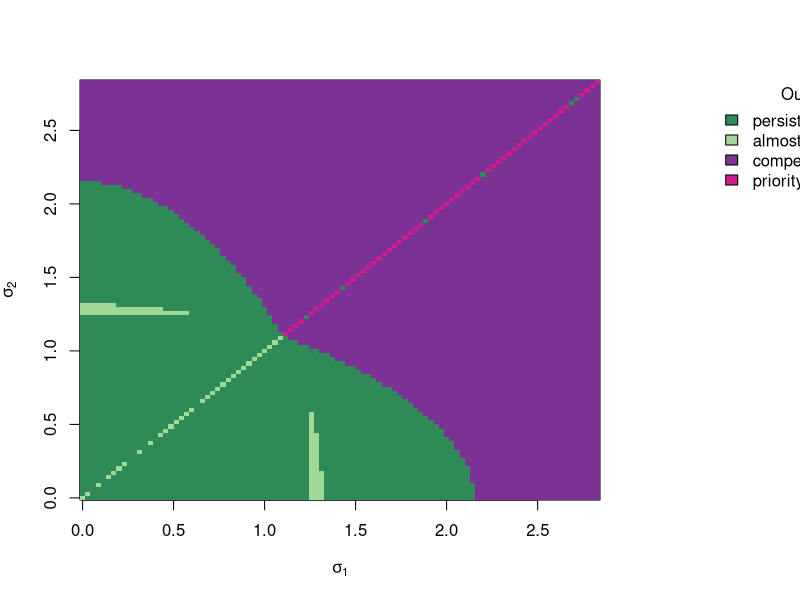

This figure's R source:
# Manuscript Figure 6 
# coexistence outcomes

## -----------------------------------------------------------
## 1.  Parameter values (unchanged) ---------------------------
## -----------------------------------------------------------
w       <- 1
theta1  <- 8
theta2  <- 8
K1      <- 1
K2      <- 1
sigma1  <- 2.5
sigma2  <- 2.5

## -----------------------------------------------------------
## 2.  Helper functions -------------------
## -----------------------------------------------------------
g1 <- 1/theta1
g2 <- 1/theta2

frontL.ineq <- function(pars){
  with(pars, {
    V1     <- sigma1^2
    V2     <- sigma2^2
    Omega  <- sqrt(w^2 + V1 + V2)
    Omega1 <- sqrt(w^2 + 2*V1)
    g1     <- 1/theta1
    g2     <- 1/theta2
    g1*(V1 + (2*Omega^3)/Omega1)  # z.  (species 1 invades)
  })
}

backL.ineq <- function(pars){
  with(pars, {
    V1     <- sigma1^2
    V2     <- sigma2^2
    Omega  <- sqrt(w^2 + V1 + V2)
    Omega2 <- sqrt(w^2 + 2*V2)
    g2     <- 1/theta2
    g2*(V2 + (2*Omega^3)/Omega2)  # z.  (species 2 invades)
  })
}

fitness.z1 <- function(z1, pars){
  with(pars, {
    V1  <- sigma1^2
    V2  <- sigma2^2
    g1  <- 1/theta1
    g2  <- 1/theta2
    Omega  <- sqrt(w^2 + V1 + V2)
    Omega1 <- sqrt(w^2 + 2*V1)
    Omega2 <- sqrt(w^2 + 2*V2)
    n.EQ2  <- (Omega2/w)*(K2 - g2*V2)
    f1   <- K1 - g1*(z1^2 + V1)
    alpha11    <- w/Omega1^2
    alpha.inter<- (w/Omega)*exp(-(z1^2)/(2*Omega^2))
    f1 - alpha11*0 - alpha.inter*n.EQ2
  })
}

fitness.z2 <- function(z2, pars){
  with(pars, {
    V1  <- sigma1^2
    V2  <- sigma2^2
    g1  <- 1/theta1
    g2  <- 1/theta2
    Omega  <- sqrt(w^2 + V1 + V2)
    Omega1 <- sqrt(w^2 + 2*V1)
    Omega2 <- sqrt(w^2 + 2*V2)
    n.EQ1  <- (Omega1/w)*(K1 - g1*V1)
    f2   <- K2 - g2*(z2^2 + V2)
    alpha22    <- w/Omega2^2
    alpha.inter<- (w/Omega)*exp(-(z2^2)/(2*Omega^2))
    f2 - alpha22*0 - alpha.inter*n.EQ1
  })
}

zEQ1.function <- function(pars){
  with(pars, {
    V1  <- sigma1^2
    V2  <- sigma2^2
    Omega  <- sqrt(w^2 + V1 + V2)
    Omega2 <- sqrt(w^2 + 2*V2)
    g1  <- 1/theta1
    g2  <- 1/theta2
    -Omega*sqrt(-2*log( ((2*g1*Omega^3)/Omega2)/(K2 - g2*V2) ))
  })
}

zEQ2.function <- function(pars){
  with(pars, {
    V1  <- sigma1^2
    V2  <- sigma2^2
    Omega  <- sqrt(w^2 + V1 + V2)
    Omega1 <- sqrt(w^2 + 2*V1)
    g1  <- 1/theta1
    g2  <- 1/theta2
    -Omega*sqrt(-2*log( ((2*g2*Omega^3)/Omega1)/(K1 - g1*V1) ))
  })
}

## -----------------------------------------------------------
## 3.  Create sigma grids and classify scenarios -------------
## -----------------------------------------------------------
n.          <- 100
maxsig1     <- sqrt(K1*theta1)
maxsig2     <- sqrt(K2*theta2)
sigma1.seq  <- seq(0, maxsig1, length.out = n.)
sigma2.seq  <- seq(0, maxsig2, length.out = n.)
scenario.mat<- matrix(NA, nrow = n., ncol = n.)

which.caseI          <- c('22','21','20','12','11','10','02','01','00')
which.caseII         <- c('21','20','11','10','01','00')
which.caseII.reverse <- c('12','02','11','01','10','00')
which.caseIII        <- c('11','10','01','00')
caseIV               <- 20          # fitness = 0

for(ii in 1:n.){
  for(jj in 1:n.){
    pars <- list(w=w,K1=K1,K2=K2,
                 sigma1=sigma1.seq[ii], sigma2=sigma2.seq[jj],
                 theta1=theta1, theta2=theta2)

    f1 <- fitness.z1(0, pars)
    f2 <- fitness.z2(0, pars)

    if(frontL.ineq(pars) < K1){
      if(backL.ineq(pars) < K2){                         # ---- CASE I
        z1eq <- zEQ1.function(pars);  z2eq <- zEQ2.function(pars)
        if(!is.na(z1eq) & !is.na(z2eq)){
          who.1 <- ifelse(fitness.z1(0,   pars) > 0, 1, 0) + ## expand to include another nested if else with tolerance for fitness very close to 0 @bradduthie
                   ifelse(fitness.z1(z1eq, pars) > 0, 1, 0)
          who.2 <- ifelse(fitness.z2(0,   pars) > 0, 1, 0) +
                   ifelse(fitness.z2(z2eq, pars) > 0, 1, 0)
          scenario.mat[ii,jj] <- which(which.caseI == paste(who.1,who.2,sep=''))
        }
      } else {                                           # ---- CASE II (front<K1)
        z2eq <- zEQ2.function(pars)
        if(!is.na(z2eq)){
          who.1 <- ifelse(fitness.z1(0,   pars) > 0, 1, 0) 
          who.2 <- ifelse(fitness.z2(0,   pars) > 0, 1, 0) +
                   ifelse(fitness.z2(z2eq, pars) > 0, 1, 0)
          scenario.mat[ii,jj] <- 9 + which(which.caseII.reverse ==
                                           paste(who.1,who.2,sep=''))
        }
      }
    } else {
      if(backL.ineq(pars) < K2){                         # ---- CASE II (back<K2)
        z1eq <- zEQ1.function(pars)
        if(!is.na(z1eq)){
          who.1 <- ifelse(fitness.z1(0,   pars) > 0, 1, 0) +
                   ifelse(fitness.z1(z1eq, pars) > 0, 1, 0)
          who.2 <- ifelse(fitness.z2(0,   pars) > 0, 1, 0)
          scenario.mat[ii,jj] <- 9 + which(which.caseII ==
                                           paste(who.1,who.2,sep=''))
        }
      } else {                                           # ---- CASE III
        who.1 <- ifelse(fitness.z1(0, pars) > 0, 1, 0)
        who.2 <- ifelse(fitness.z2(0, pars) > 0, 1, 0)
        scenario.mat[ii,jj] <- 15 + which(which.caseIII ==
                                          paste(who.1,who.2,sep=''))
      }
    }
  }
}
## -----------------------------------------------------------
## 4.  Outcome figure ------------------------
## -----------------------------------------------------------

outcome.cols <- c(
  "#2E8B57", "#2E8B57", "#7B3294", "#2E8B57", "#A0D995",
  "#C2A5CF", "#7B3294", "#C2A5CF", "#D01C8B",
  "#2E8B57", "#7B3294", "#A0D995", "#C2A5CF", "#7B3294",
  "#D01C8B", "#2E8B57", "#7B3294", "#7B3294", "#D01C8B", "white"
)

# unique legend entries
color_description_map <- c(
  "#2E8B57" = "persistence",
  "#A0D995" = "almost persistence",
  "#7B3294" = "competitive exclusion",
  "#C2A5CF" = "almost competitive exclusion",
  "#D01C8B" = "priority effect",
  "white"   = "fitness = 0"
)

all_cols   <- c(
  "#2E8B57",  # persistence
  "#A0D995",  # almost persistence
  "#7B3294",  # competitive exclusion
  "#C2A5CF",  # almost competitive exclusion
  "#D01C8B",  # priority effect
  "black"     # fitness = 0
)

present_cols <- intersect(all_cols, unique(outcome.cols[scenario.mat]))
legend_labs <- unname(color_description_map[present_cols])
breaks <- seq(0.5, 20.5, by = 1)

pdf("2spp_bifurcation_outcome_col_v3.pdf", width=6, height=5)

par(mfrow = c(1, 1), mar   = c(5, 4, 4, 10))
image(sigma1.seq, sigma2.seq, scenario.mat, col = outcome.cols,
      xlab = expression(sigma[1]), ylab = expression(sigma[2]),breaks=breaks)
legend("topright", inset = c(-.61,0),   legend = legend_labs,
  fill   = present_cols, bty = "n", xpd = TRUE, title = "Outcome")

dev.off()


# change
z=1